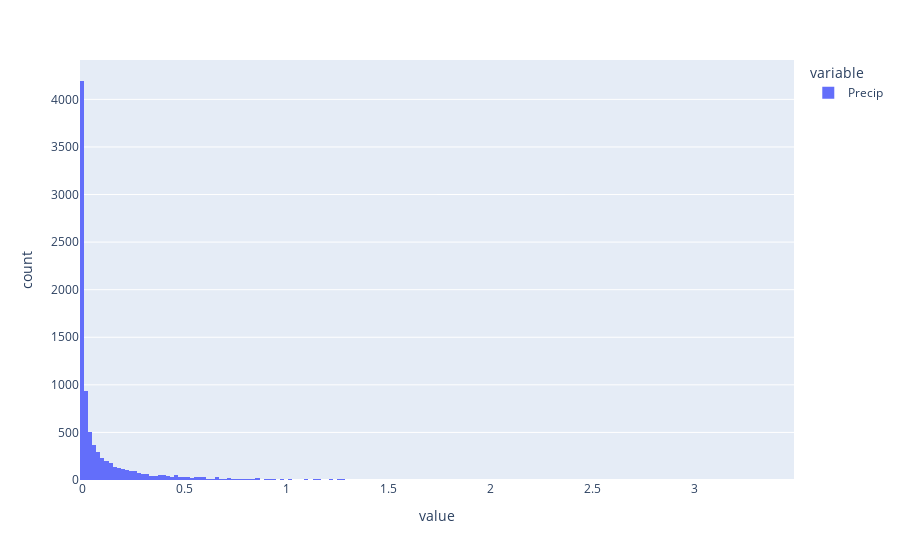

This figure's notebook cell:
### Code cell
px.histogram(data['Precip'])

### Figure 1 — Plotly figure (JSON) as saved in the notebook; plotly's stock layout.template omitted (floating-point values rounded to 4 significant figures; data arrays with more than 128 entries replaced by an {"elided": "..."} marker saying what was removed)
{"data": [{"alignmentgroup": "True", "bingroup": "x", "hovertemplate": "variable=Precip<br>value=%{x}<br>count=%{y}<extra></extra>", "legendgroup": "Precip", "marker": {"color": "#636efa", "pattern": {"shape": ""}}, "name": "Precip", "offsetgroup": "Precip", "orientation": "v", "showlegend": true, "type": "histogram", "x": {"elided": "8645 float values"}, "xaxis": "x", "yaxis": "y"}], "layout": {"barmode": "relative", "legend": {"title": {"text": "variable"}, "tracegroupgap": 0}, "margin": {"t": 60}, "xaxis": {"anchor": "y", "domain": [0, 1], "title": {"text": "value"}}, "yaxis": {"anchor": "x", "domain": [0, 1], "title": {"text": "count"}}}}
